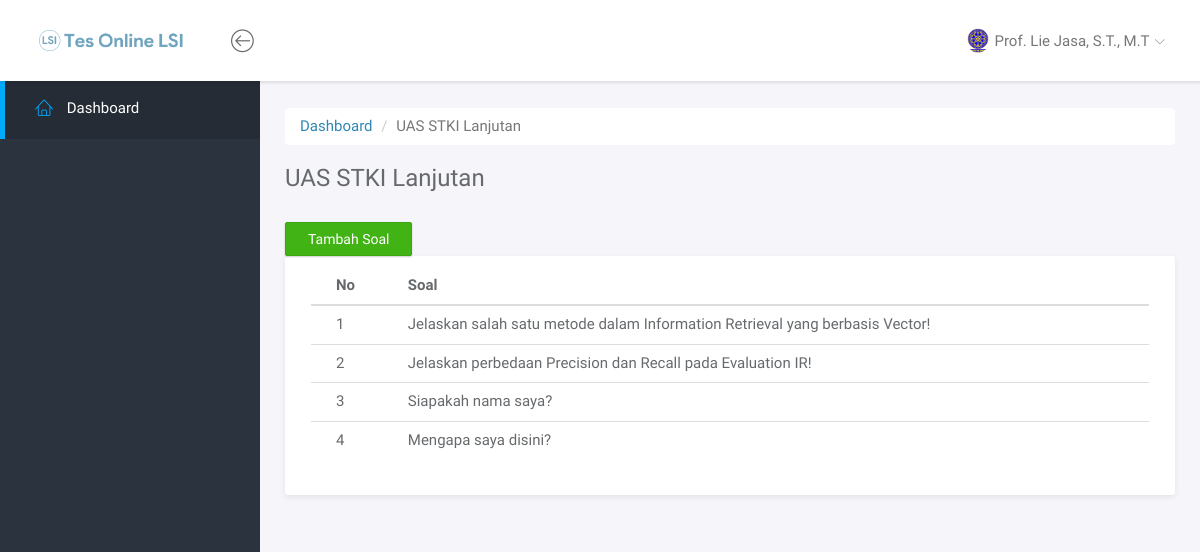
The app's page /dosen/1 (signed in) with its own data.
### tables this page shows
CREATE TABLE `tb_ujian` (
  `id_ujian` int(10) NOT NULL AUTO_INCREMENT,
  `nama_ujian` varchar(255) DEFAULT NULL,
  `tgl_buat_ujian` datetime DEFAULT NULL,
  `tgl_selesai_ujian` datetime DEFAULT NULL,
  `id_dosen` int(11) DEFAULT NULL,
  `status_ujian` enum('Aktif','Selesai','Dihapus') DEFAULT NULL,
  PRIMARY KEY (`id_ujian`),
  KEY `id_dosen` (`id_dosen`),
  CONSTRAINT `tb_ujian_ibfk_1` FOREIGN KEY (`id_dosen`) REFERENCES `tb_dosen` (`id_dosen`)
);

CREATE TABLE `tb_soal` (
  `id_soal` int(10) NOT NULL AUTO_INCREMENT,
  `nomor_soal` int(2) DEFAULT NULL,
  `id_ujian` int(11) DEFAULT NULL,
  `soal` varchar(255) DEFAULT NULL,
  PRIMARY KEY (`id_soal`),
  KEY `id_ujian` (`id_ujian`),
  CONSTRAINT `tb_soal_ibfk_1` FOREIGN KEY (`id_ujian`) REFERENCES `tb_ujian` (`id_ujian`)
);

### include/dosen/content_lihat_ujian.php (the view, shortened to what this page needs)
<?php
	$id_ujian = $sluguri;
	$data_ujian = mysqli_query($conn, "SELECT * FROM tb_ujian INNER JOIN tb_dosen ON tb_ujian.`id_dosen`=tb_dosen.`id_dosen` WHERE id_ujian = $id_ujian");
	foreach ($data_ujian as $ujian) {
		$nama_ujian = $ujian['nama_ujian'];
	}
?>
<div class="main">
	<div class="main-content">
		<div class="container-fluid">
			<nav aria-label="breadcrumb" role="navigation">
			  <ol class="breadcrumb" style="background:#fff">
			    <li class="breadcrumb-item"><a href="<?php echo $web_url?>dosen">Dashboard</a></li>
			    <li class="breadcrumb-item active" aria-current="page"><?php echo $nama_ujian;?></li>
			  </ol>
			</nav>
			<h3 class="page-title"><?php echo $nama_ujian;?></h3>
			<a class="btn-success btn" href="<?php echo $web_url."dosen/"."$id_ujian"?>/tambah-soal">Tambah Soal</a><br />
			<div class="panel">
				<div class="panel-body">
					<table class="table">
						<thead>
							<tr>
								<th>No</th>
								<th>Soal</th>
							</tr>
						</thead>
						<tbody>
							<?php
								$semua_soal = mysqli_query($conn, "SELECT * FROM tb_soal WHERE id_ujian = $id_ujian ORDER BY nomor_soal");
								foreach ($semua_soal as $soal) {
							?>
							<tr>
								<td><?php echo $soal['nomor_soal']?></td>
								<td><?php echo $soal['soal']?></td>
							</tr>
							<?php
								}
							?>
						</tbody>
					</table>
				</div>
			</div>
		</div>
	</div>
</div>

### template/css/main.css (style rules this page uses)
html { position: relative; min-height: 100%; }
body { background-color: #F3F5F8; font-family: "Source Sans Pro", sans-serif; font-size: 15px; color: #676a6d; }
a { color: #3287B2; }
th { font-weight: 600; }
.page-title { margin-top: 0; margin-bottom: 30px; font-weight: 300; }
#wrapper .main { -webkit-transition: all 0.3s ease-in-out; -moz-transition: all 0.3s ease-in-out; -ms-transition: all 0.3s ease-in-out; -o-transition: all 0.3s ease-in-out; transition: all 0.3s ease-in-out; width: calc(100% - 260px); left: 0; position: relative; float: right; background-color: #f5f5fa; }
#wrapper #sidebar-nav, #wrapper .main { padding-top: 80px; }
.main-content { padding: 28px 10px; }
html.fullscreen-bg, html.fullscreen-bg body, html.fullscreen-bg #wrapper { height: 100%; }
.btn { -webkit-border-radius: 2px; -moz-border-radius: 2px; border-radius: 2px; -moz-box-shadow: 0px 1px 2px 0 rgba(0, 0, 0, 0.2); -webkit-box-shadow: 0px 1px 2px 0 rgba(0, 0, 0, 0.2); box-shadow: 0px 1px 2px 0 rgba(0, 0, 0, 0.2); padding: 6px 22px; }
.btn-success { background-color: #41B314; border-color: #3ca512; }
.panel { -webkit-border-radius: 3px; -moz-border-radius: 3px; border-radius: 3px; -moz-box-shadow: 0 2px 6px rgba(0, 0, 0, 0.08); -webkit-box-shadow: 0 2px 6px rgba(0, 0, 0, 0.08); box-shadow: 0 2px 6px rgba(0, 0, 0, 0.08); background-color: #fff; margin-bottom: 30px; }
.panel .panel-heading, .panel .panel-body, .panel .panel-footer { padding-left: 25px; padding-right: 25px; }
.panel .panel-body { padding-top: 10px; padding-bottom: 15px; }
.panel .table > thead > tr > td:first-child, .panel .table > thead > tr > th:first-child, .panel .table > tbody > tr > td:first-child, .panel .table > tbody > tr > th:first-child, .panel .table > tfoot > tr > td:first-child, .panel .table > tfoot > tr > th:first-child { padding-left: 25px; }
.panel .table > thead > tr > td:last-child, .panel .table > thead > tr > th:last-child, .panel .table > tbody > tr > td:last-child, .panel .table > tbody > tr > th:last-child, .panel .table > tfoot > tr > td:last-child, .panel .table > tfoot > tr > th:last-child { padding-left: 25px; }

### records on screen
tb_ujian: nama_ujian "UAS STKI Lanjutan"
tb_soal: nomor_soal "1", soal "Jelaskan salah satu metode dalam Information Retrieval yang berbasis Vector!"
tb_soal: nomor_soal "2", soal "Jelaskan perbedaan Precision dan Recall pada Evaluation IR!"
tb_soal: nomor_soal "3", soal "Siapakah nama saya?"
tb_soal: nomor_soal "4", soal "Mengapa saya disini?"

### other values on screen
$_SESSION['nama_dosen'] "Prof. Lie Jasa, S.T., M.T"
